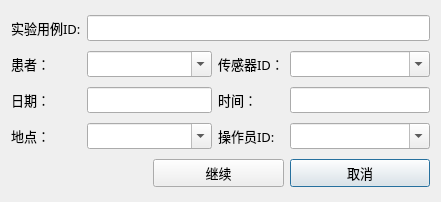
<?xml version="1.0" encoding="UTF-8"?>
<ui version="4.0">
 <class>NewSampleDlg</class>
 <widget class="QDialog" name="NewSampleDlg">
  <property name="geometry">
   <rect>
    <x>0</x>
    <y>0</y>
    <width>441</width>
    <height>202</height>
   </rect>
  </property>
  <property name="font">
   <font>
    <family>微软雅黑</family>
    <pointsize>10</pointsize>
   </font>
  </property>
  <property name="windowTitle">
   <string>录入样本信息</string>
  </property>
  <layout class="QGridLayout" name="gridLayout">
   <item row="5" column="3">
    <widget class="QLabel" name="label_5">
     <property name="sizePolicy">
      <sizepolicy hsizetype="Fixed" vsizetype="Fixed">
       <horstretch>0</horstretch>
       <verstretch>0</verstretch>
      </sizepolicy>
     </property>
     <property name="text">
      <string>操作员ID:</string>
     </property>
    </widget>
   </item>
   <item row="3" column="3">
    <widget class="QLabel" name="label_4">
     <property name="sizePolicy">
      <sizepolicy hsizetype="Fixed" vsizetype="Fixed">
       <horstretch>0</horstretch>
       <verstretch>0</verstretch>
      </sizepolicy>
     </property>
     <property name="text">
      <string>时间：</string>
     </property>
    </widget>
   </item>
   <item row="7" column="4">
    <widget class="QPushButton" name="pbCancel">
     <property name="text">
      <string>取消</string>
     </property>
    </widget>
   </item>
   <item row="0" column="0">
    <widget class="QLabel" name="label_7">
     <property name="text">
      <string>实验用例ID:</string>
     </property>
    </widget>
   </item>
   <item row="0" column="1" colspan="4">
    <widget class="QLineEdit" name="leTestSampleID"/>
   </item>
   <item row="5" column="4">
    <widget class="QComboBox" name="cbOperatorID">
     <property name="editable">
      <bool>true</bool>
     </property>
    </widget>
   </item>
   <item row="5" column="1" colspan="2">
    <widget class="QComboBox" name="cbInstrumentID">
     <property name="editable">
      <bool>true</bool>
     </property>
    </widget>
   </item>
   <item row="3" column="4">
    <widget class="QLineEdit" name="leTestTime"/>
   </item>
   <item row="5" column="0">
    <widget class="QLabel" name="label_6">
     <property name="sizePolicy">
      <sizepolicy hsizetype="Fixed" vsizetype="Fixed">
       <horstretch>0</horstretch>
       <verstretch>0</verstretch>
      </sizepolicy>
     </property>
     <property name="text">
      <string>地点：</string>
     </property>
    </widget>
   </item>
   <item row="1" column="3">
    <widget class="QLabel" name="label_2">
     <property name="sizePolicy">
      <sizepolicy hsizetype="Fixed" vsizetype="Fixed">
       <horstretch>0</horstretch>
       <verstretch>0</verstretch>
      </sizepolicy>
     </property>
     <property name="text">
      <string>传感器ID：</string>
     </property>
    </widget>
   </item>
   <item row="1" column="4">
    <widget class="QComboBox" name="cbSampleType">
     <property name="editable">
      <bool>true</bool>
     </property>
    </widget>
   </item>
   <item row="1" column="0">
    <widget class="QLabel" name="label">
     <property name="sizePolicy">
      <sizepolicy hsizetype="Fixed" vsizetype="Fixed">
       <horstretch>0</horstretch>
       <verstretch>0</verstretch>
      </sizepolicy>
     </property>
     <property name="text">
      <string>患者：</string>
     </property>
    </widget>
   </item>
   <item row="3" column="0">
    <widget class="QLabel" name="label_3">
     <property name="sizePolicy">
      <sizepolicy hsizetype="Fixed" vsizetype="Fixed">
       <horstretch>0</horstretch>
       <verstretch>0</verstretch>
      </sizepolicy>
     </property>
     <property name="text">
      <string>日期：</string>
     </property>
    </widget>
   </item>
   <item row="1" column="1" colspan="2">
    <widget class="QComboBox" name="cbPatient">
     <property name="editable">
      <bool>true</bool>
     </property>
    </widget>
   </item>
   <item row="3" column="1" colspan="2">
    <widget class="QLineEdit" name="leTestDate"/>
   </item>
   <item row="7" column="2" colspan="2">
    <widget class="QPushButton" name="pbContinue">
     <property name="text">
      <string>继续</string>
     </property>
    </widget>
   </item>
  </layout>
 </widget>
 <resources/>
 <connections>
  <connection>
   <sender>pbCancel</sender>
   <signal>clicked()</signal>
   <receiver>NewSampleDlg</receiver>
   <slot>close()</slot>
   <hints>
    <hint type="sourcelabel">
     <x>236</x>
     <y>264</y>
    </hint>
    <hint type="destinationlabel">
     <x>147</x>
     <y>148</y>
    </hint>
   </hints>
  </connection>
 </connections>
</ui>
